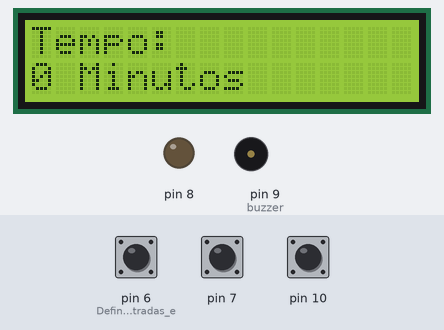
The sketch below on a simulated Arduino Leonardo, built with avr-gcc and run on an emulated ATmega32U4. Parts: 16×2 character LCD, output pins drawn as LEDs (lit = HIGH), buzzer (waves = sounding). The test bench sets the inputs (shaded band); at power-on: pin 7 HIGH, pin 6 (Definição_das_entradas_e) HIGH, pin 10 HIGH.

Above: at 5.8 s.
5.9 s: pin 7 pulled LOW for 0.15 s
At 7.0 s:
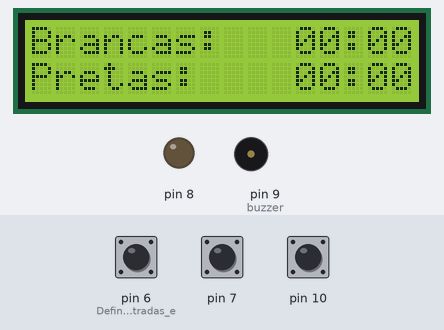
At 7.36 s:
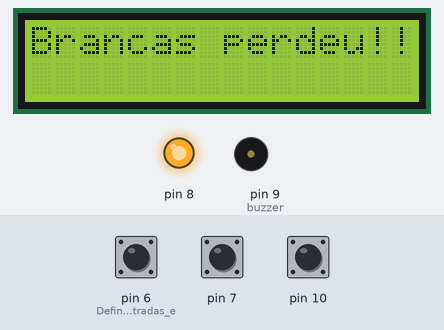
Timing chart, 0 to 14.9 s (numbered marks = the images above; inputs shaded):
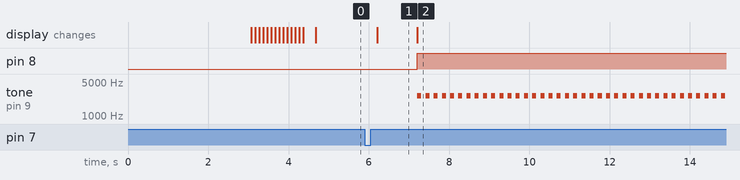

The sketch:

RelogioXadrez.ino
```cpp
//Relogio de Xadrez

#include <LiquidCrystal.h>
LiquidCrystal lcd(12, 11, 5, 4, 3, 2); //LCD(RS, E, D4, D5, D6, D7)


const int buzzer = 9; //Variável para o buzzer
int espera = 300;
int tempo = 0;
int minbrancas = 0;
int segbrancas = 0;
int minpretas = 0;
int segpretas = 0;
int inicio = 0;
int botaomais5 = 0;
int botaoinicio = 0;
int botaotroca = 0;
int jogador = 1;


void setup(){

    lcd.begin(16, 2);     //LCD com 16 colunas e 2 linhas
    lcd.setCursor(0,0);   //seta o cursor
    lcd.print("Relogio Xadrez"); //Mensagem de boas vindas com efeito scroll
    lcd.setCursor(2,1);
    lcd.print("by Leonardo");
    delay(3000);
    //Leva para esquerda
    for (int i=0; i<16; i++){
        lcd.scrollDisplayLeft();
        delay(100);
    }
    lcd.clear();            //Limpa o LCD

pinMode(6,INPUT_PULLUP); //Definição das entradas e saídas
pinMode(7,INPUT_PULLUP);
pinMode(10,INPUT_PULLUP);
pinMode(8, OUTPUT);
pinMode(buzzer,OUTPUT);
}


void loop() {
    if(inicio == 0){
        lcd.setCursor(0,0);
        lcd.print("Tempo:");
        lcd.setCursor(0,1);
        lcd.print(tempo);
        lcd.print(" Minutos");

        botaomais5 = digitalRead(6);
        if (botaomais5 == LOW){
            tempo = (tempo + 1);
            delay(espera);
        }
        botaoinicio = digitalRead(7);
        if (botaoinicio == LOW){
            inicio = 1;
            delay(espera);
            lcd.clear();
            minbrancas = tempo;
            minpretas = tempo;
         }
    }


    if(inicio == 1){
        lcd.setCursor(0,0);
        lcd.print("Brancas:   ");
        if(minbrancas<10){ lcd.print("0");}
        lcd.print(minbrancas);
        lcd.print(":");
        if(segbrancas<10){ lcd.print("0");}
        lcd.print(segbrancas);
        lcd.setCursor(0,1);
        lcd.print("Pretas:    ");
        if(minpretas<10){ lcd.print("0");}
        lcd.print(minpretas);
        lcd.print(":");
        if(segpretas<10){ lcd.print("0");}
        lcd.print(segpretas);
        botaotroca = digitalRead(10);
        if (botaotroca == LOW){
         jogador++;
         delay(espera);
        }
    if (jogador%2 == 0){
        if (segpretas == 0){
          minpretas--;
            if (minpretas < 0){
              inicio = 2;
            }
          segpretas = 60;
        }
        segpretas--;
        delay(1000);
    }else{
      if (segbrancas == 0){
        minbrancas--;
          if (minbrancas < 0){
            inicio = 2;
          }
        segbrancas = 60;
      }
      segbrancas--;
      delay(1000);
    }
    }
    if (inicio == 2){
        if (minbrancas < 0){
            lcd.clear();
            lcd.print("Brancas perdeu!!!");
            digitalWrite(8,HIGH);
            tone(buzzer,2581,500);
            delay(100);
            //Desligando o buzzer.
            noTone(buzzer);
            delay(100);
        }
        if (minpretas < 0){
            lcd.clear();
            lcd.print("Pretas perdeu!!!");
            digitalWrite(8,HIGH);
            tone(buzzer,2581,500);
            delay(100);
            //Desligando o buzzer.
            noTone(buzzer);
            delay(100);

        }
    }
}
```

Measured:
- after the input at 5.9 s, pin 8: LOW → HIGH after 1.3 s; tone on pin 9 (buzzer): alternates 2581 Hz for 0.10 s and silent for 0.10 s, starting after 1.3 s; the display: changes after 0.31 s (image 1)
- what the display in image 1 shows lasts 1.0 s, from 6.2 s to 7.2 s
